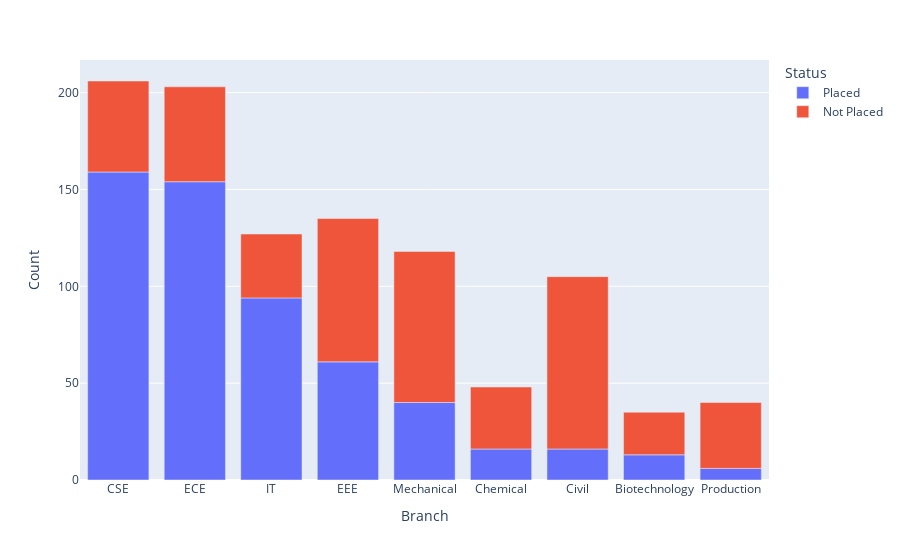

Notebook code cell kept with this figure:
### Code cell
px.bar(vis,x='Branch',y='Count',color='Status')

### Figure 1 — Plotly figure (JSON) as saved in the notebook; plotly's stock layout.template omitted (floating-point values rounded to 4 significant figures)
{"data": [{"alignmentgroup": "True", "hovertemplate": "Status=Placed<br>Branch=%{x}<br>Count=%{y}<extra></extra>", "legendgroup": "Placed", "marker": {"color": "#636efa"}, "name": "Placed", "offsetgroup": "Placed", "orientation": "v", "showlegend": true, "textposition": "auto", "type": "bar", "x": ["CSE", "ECE", "IT", "EEE", "Mechanical", "Chemical", "Civil", "Biotechnology", "Production"], "xaxis": "x", "y": [159, 154, 94, 61, 40, 16, 16, 13, 6], "yaxis": "y"}, {"alignmentgroup": "True", "hovertemplate": "Status=Not Placed<br>Branch=%{x}<br>Count=%{y}<extra></extra>", "legendgroup": "Not Placed", "marker": {"color": "#EF553B"}, "name": "Not Placed", "offsetgroup": "Not Placed", "orientation": "v", "showlegend": true, "textposition": "auto", "type": "bar", "x": ["Civil", "Mechanical", "EEE", "ECE", "CSE", "Production", "IT", "Chemical", "Biotechnology"], "xaxis": "x", "y": [89, 78, 74, 49, 47, 34, 33, 32, 22], "yaxis": "y"}], "layout": {"barmode": "relative", "legend": {"title": {"text": "Status"}, "tracegroupgap": 0}, "margin": {"t": 60}, "xaxis": {"anchor": "y", "domain": [0, 1], "title": {"text": "Branch"}}, "yaxis": {"anchor": "x", "domain": [0, 1], "title": {"text": "Count"}}}}
